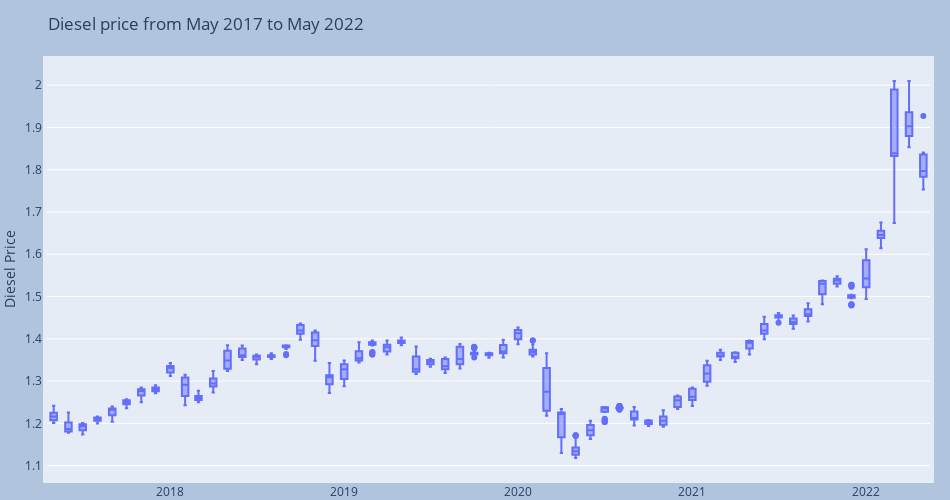

The cell this chart's notebook holds for it:
### Code cell
boxplot_interactive(d_simple_total)

### Figure 1 — Plotly figure (JSON) as saved in the notebook; plotly's stock layout.template omitted (floating-point values rounded to 4 significant figures; data arrays with more than 128 entries replaced by an {"elided": "..."} marker saying what was removed)
{"data": [{"type": "box", "x": {"elided": "1857 str values"}, "y": {"elided": "1857 float values"}}], "layout": {"autosize": false, "height": 500, "margin": {"b": 20, "l": 0, "pad": 4, "r": 20, "t": 60}, "paper_bgcolor": "LightSteelBlue", "title": {"text": "Diesel price from May 2017 to May 2022"}, "width": 950, "yaxis": {"title": {"text": "Diesel Price"}}}}
